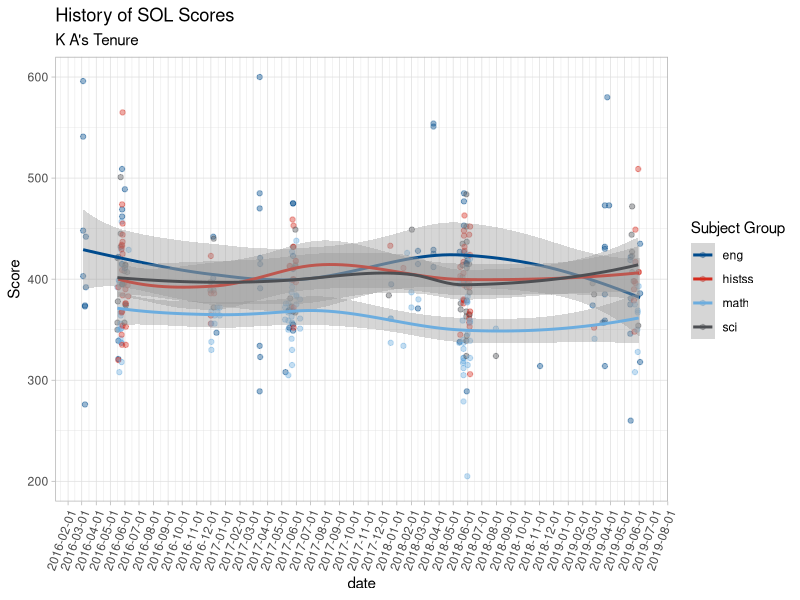
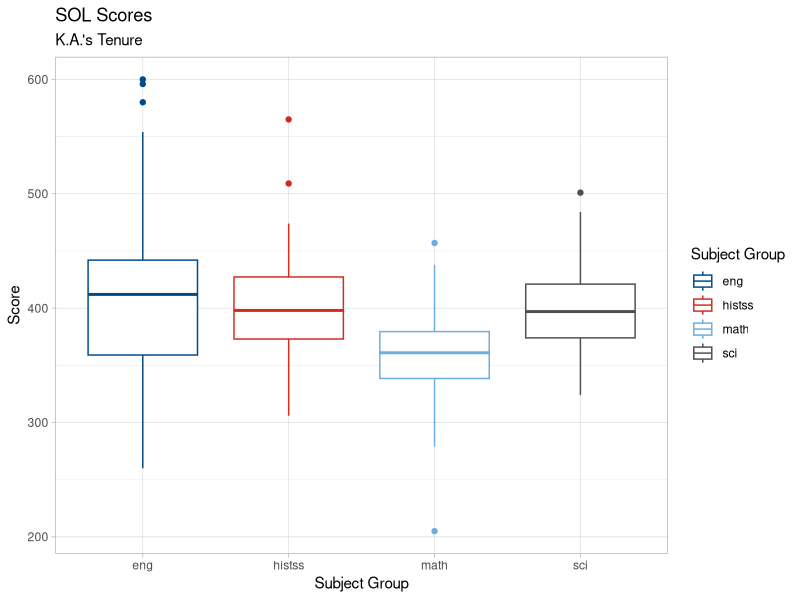
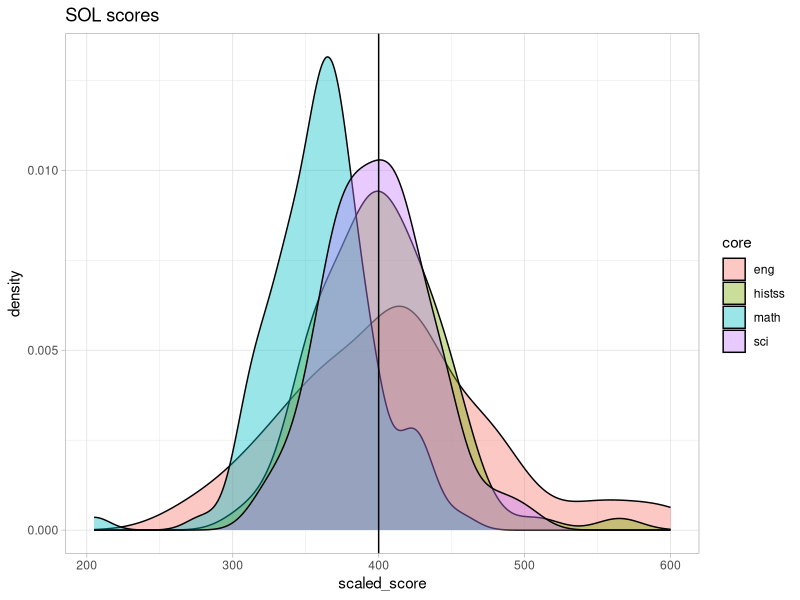
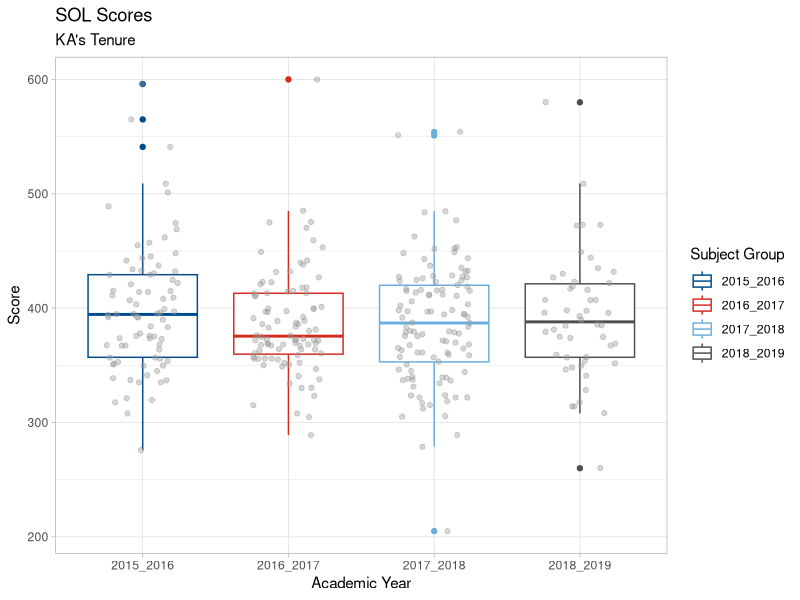
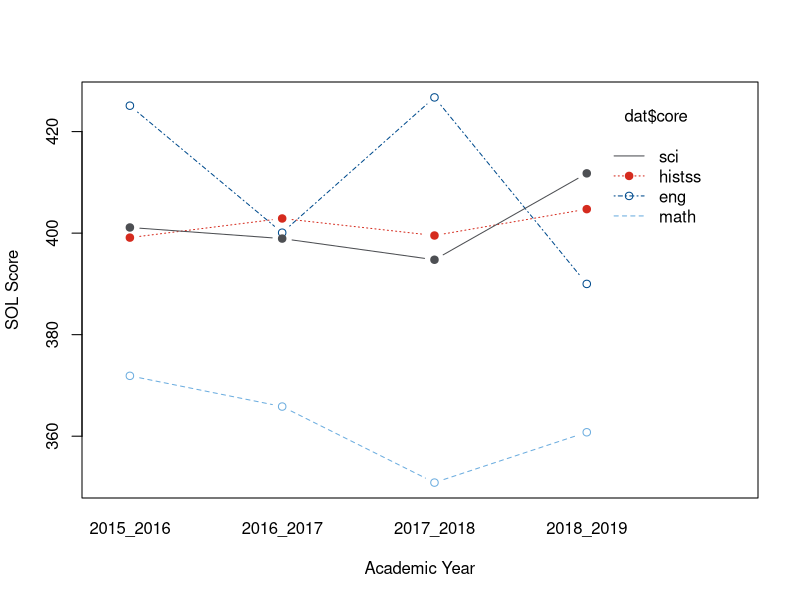

Recreate these plots in R, in order.
library(tidyverse)
library(readxl)
library(dplyr)
library(tibble)
library(ggplot2)
library(lubridate)
library(reshape2)
library(forcats)

inova<-c("#004b8d", "#d52b1e", "#6caddf", "#4d4f53", "#a5a5a9")
pal_inova <- function(palette = c("inova"), alpha = 1) {
    palette <- match.arg(palette)
    if (alpha > 1L | alpha <= 0L) stop("alpha must be in (0, 1]")
        raw_cols <- inova
        raw_cols_rgb <- col2rgb(raw_cols)
        alpha_cols <- rgb(
            raw_cols_rgb[1L, ], raw_cols_rgb[2L, ], raw_cols_rgb[3L, ],
            alpha = alpha * 255L, names = names(raw_cols),
            maxColorValue = 255L
        )
        scales::manual_pal(unname(alpha_cols))
        }
#' Scale Colors as inova healthsystems
#'
#' @export scale_color_inova
scale_color_inova <- function(palette = c("inova"), alpha = 1, ...) {
    palette <- match.arg(palette)
    ggplot2::discrete_scale("colour", "inova", pal_inova(palette, alpha), ...)
}
scale_colour_inova<-scale_color_inova



dat<-tribble(
~admin,~test,~core,~scaled_score,~date,
"2015_2016", "EOC Writing ", "eng", 403, "3/4/2016", 
"2015_2016", "EOC Writing ", "eng", 596, "3/4/2016", 
"2015_2016", "EOC Writing ", "eng", 541, "3/4/2016", 
"2015_2016", "EOC Writing ", "eng", 448, "3/4/2016", 
"2015_2016", "Gr 8 Writing", "eng", 373, "3/8/2016", 
"2015_2016", "Gr 8 Writing", "eng", 276, "3/8/2016", 
"2015_2016", "Gr 8 Writing", "eng", 374, "3/8/2016", 
"2015_2016", "EOC Writing ", "eng", 392, "3/10/2016", 
"2015_2016", "EOC Writing ", "eng", 442, "3/10/2016", 
"2015_2016", "Algebra I ", "math", 392, "5/16/2016", 
"2015_2016", "Gr 8 Science", "sci", 421, "5/16/2016", 
"2015_2016", "Gr 8 Science", "sci", 350, "5/16/2016", 
"2015_2016", "Gr 8 Science", "sci", 357, "5/16/2016", 
"2015_2016", "Biology ", "sci", 378, "5/17/2016", 
"2015_2016", "Gr 8 Reading ", "eng", 422, "5/18/2016", 
"2015_2016", "Gr 8 Reading ", "eng", 339, "5/18/2016", 
"2015_2016", "Gr 8 Reading ", "eng", 321, "5/18/2016", 
"2015_2016", "W Hist I ", "histss", 392, "5/18/2016", 
"2015_2016", "W Hist II ", "histss", 320, "5/18/2016", 
"2015_2016", "Algebra I ", "math", 399, "5/19/2016", 
"2015_2016", "Algebra I ", "math", 350, "5/19/2016", 
"2015_2016", "Gr 8 Math  CAT", "math", 397, "5/20/2016", 
"2015_2016", "Gr 8 Math  CAT", "math", 308, "5/20/2016", 
"2015_2016", "Algebra I ", "math", 364, "5/23/2016", 
"2015_2016", "Algebra I ", "math", 367, "5/23/2016", 
"2015_2016", "Algebra I ", "math", 351, "5/23/2016", 
"2015_2016", "Chemistry ", "sci", 501, "5/23/2016", 
"2015_2016", "Chemistry ", "sci", 445, "5/23/2016", 
"2015_2016", "Chemistry ", "sci", 432, "5/23/2016", 
"2015_2016", "PE Algebra I ", "math", 341, "5/23/2016", 
"2015_2016", "PE Algebra I ", "math", 356, "5/23/2016", 
"2015_2016", "Geometry ", "math", 351, "5/24/2016", 
"2015_2016", "Geometry ", "math", 368, "5/24/2016", 
"2015_2016", "Geometry ", "math", 337, "5/24/2016", 
"2015_2016", "Geometry ", "math", 429, "5/24/2016", 
"2015_2016", "Algebra II ", "math", 337, "5/25/2016", 
"2015_2016", "Algebra II ", "math", 318, "5/25/2016", 
"2015_2016", "Algebra II ", "math", 457, "5/25/2016", 
"2015_2016", "Algebra II ", "math", 415, "5/25/2016", 
"2015_2016", "W Hist I ", "histss", 430, "5/25/2016", 
"2015_2016", "W Hist I ", "histss", 434, "5/25/2016", 
"2015_2016", "W Hist I ", "histss", 367, "5/25/2016", 
"2015_2016", "W Hist I ", "histss", 345, "5/25/2016", 
"2015_2016", "EOC Reading ", "eng", 395, "5/26/2016", 
"2015_2016", "EOC Reading ", "eng", 415, "5/26/2016", 
"2015_2016", "EOC Reading ", "eng", 509, "5/26/2016", 
"2015_2016", "EOC Reading ", "eng", 469, "5/26/2016", 
"2015_2016", "EOC Reading ", "eng", 462, "5/26/2016", 
"2015_2016", "W Hist II ", "histss", 433, "5/26/2016", 
"2015_2016", "W Hist II ", "histss", 368, "5/26/2016", 
"2015_2016", "W Hist II ", "histss", 409, "5/26/2016", 
"2015_2016", "W Hist II ", "histss", 335, "5/26/2016", 
"2015_2016", "W Hist II ", "histss", 474, "5/26/2016", 
"2015_2016", "Biology ", "sci", 395, "5/27/2016", 
"2015_2016", "Biology ", "sci", 395, "5/27/2016", 
"2015_2016", "VA&US Hist ", "histss", 354, "5/27/2016", 
"2015_2016", "VA&US Hist ", "histss", 384, "5/27/2016", 
"2015_2016", "VA&US Hist ", "histss", 565, "5/27/2016", 
"2015_2016", "VA&US Hist ", "histss", 437, "5/27/2016", 
"2015_2016", "VA&US Hist ", "histss", 425, "5/27/2016", 
"2015_2016", "VA&US Hist ", "histss", 444, "5/27/2016", 
"2015_2016", "VA&US Hist ", "histss", 455, "5/27/2016", 
"2015_2016", "Earth Sci ", "sci", 408, "5/31/2016", 
"2015_2016", "Earth Sci ", "sci", 396, "5/31/2016", 
"2015_2016", "Earth Sci ", "sci", 357, "5/31/2016", 
"2015_2016", "EOC Reading ", "eng", 411, "6/1/2016", 
"2015_2016", "EOC Reading ", "eng", 489, "6/1/2016", 
"2015_2016", "Biology ", "sci", 414, "6/2/2016", 
"2015_2016", "Earth Sci ", "sci", 414, "6/2/2016", 
"2015_2016", "Earth Sci ", "sci", 375, "6/2/2016", 
"2015_2016", "VA&US Hist ", "histss", 376, "6/2/2016", 
"2015_2016", "VA&US Hist ", "histss", 390, "6/2/2016", 
"2015_2016", "Biology ", "sci", 374, "6/3/2016", 
"2015_2016", "W Hist II ", "histss", 353, "6/3/2016", 
"2015_2016", "W Hist II ", "histss", 376, "6/3/2016", 
"2015_2016", "W Hist II ", "histss", 335, "6/3/2016", 
"2015_2016", "Biology ", "sci", 407, "6/6/2016", 
"2015_2016", "W Hist II ", "histss", 394, "6/7/2016", 
"2015_2016", "W Hist I ", "histss", 383, "6/8/2016", 
"2015_2016", "Geometry ", "math", 429, "6/9/2016", 
"2016_2017", "Biology ", "sci", 389, "11/30/2016", 
"2016_2017", "Biology ", "sci", 397, "11/30/2016", 
"2016_2017", "VA&US Hist ", "histss", 356, "12/1/2016", 
"2016_2017", "VA&US Hist ", "histss", 364, "12/1/2016", 
"2016_2017", "W Hist II ", "histss", 423, "12/1/2016", 
"2016_2017", "W Hist II ", "histss", 386, "12/1/2016", 
"2016_2017", "Algebra I ", "math", 330, "12/2/2016", 
"2016_2017", "Algebra I ", "math", 368, "12/2/2016", 
"2016_2017", "Algebra I ", "math", 356, "12/2/2016", 
"2016_2017", "PE Algebra I ", "math", 338, "12/2/2016", 
"2016_2017", "EOC Writing", "eng", 401, "12/6/2016", 
"2016_2017", "EOC Writing", "eng", 442, "12/6/2016", 
"2016_2017", "Biology ", "sci", 389, "12/7/2016", 
"2016_2017", "Biology ", "sci", 372, "12/7/2016", 
"2016_2017", "Earth Sci ", "sci", 440, "12/7/2016", 
"2016_2017", "VA&US Hist ", "histss", 386, "12/8/2016", 
"2016_2017", "Algebra I ", "math", 356, "12/9/2016", 
"2016_2017", "PE Algebra I ", "math", 364, "12/9/2016", 
"2016_2017", "EOC Reading ", "eng", 347, "12/13/2016", 
"2016_2017", "Algebra I ", "math", 372, "12/15/2016", 
"2016_2017", "Algebra I ", "math", 368, "12/15/2016", 
"2016_2017", "Algebra I ", "math", 372, "12/20/2016", 
"2016_2017", "Algebra I ", "math", 364, "12/20/2016", 
"2016_2017", "EOC Writing", "eng", 485, "3/15/2017", 
"2016_2017", "EOC Writing", "eng", 334, "3/15/2017", 
"2016_2017", "EOC Writing", "eng", 289, "3/15/2017", 
"2016_2017", "EOC Writing", "eng", 470, "3/15/2017", 
"2016_2017", "EOC Writing", "eng", 600, "3/15/2017", 
"2016_2017", "EOC Writing", "eng", 391, "3/16/2017", 
"2016_2017", "EOC Writing", "eng", 415, "3/16/2017", 
"2016_2017", "EOC Writing", "eng", 323, "3/16/2017", 
"2016_2017", "EOC Writing", "eng", 421, "3/16/2017", 
"2016_2017", "Algebra I ", "math", 360, "5/8/2017", 
"2016_2017", "PE Algebra I ", "math", 372, "5/8/2017", 
"2016_2017", "Gr 8 Reading ", "eng", 308, "5/9/2017", 
"2016_2017", "PE Algebra I ", "math", 376, "5/10/2017", 
"2016_2017", "Algebra I ", "math", 369, "5/15/2017", 
"2016_2017", "Algebra I ", "math", 367, "5/15/2017", 
"2016_2017", "Algebra I ", "math", 376, "5/15/2017", 
"2016_2017", "Algebra I ", "math", 359, "5/15/2017", 
"2016_2017", "Algebra I ", "math", 350, "5/15/2017", 
"2016_2017", "VMAST Algebra I", "math", 305, "5/15/2017", 
"2016_2017", "VM EOC Reading", "eng", 369, "5/16/2017", 
"2016_2017", "Gr 8 Reading ", "eng", 352, "5/17/2017", 
"2016_2017", "W Hist II ", "histss", 413, "5/18/2017", 
"2016_2017", "W Hist II ", "histss", 413, "5/18/2017", 
"2016_2017", "Biology ", "sci", 381, "5/19/2017", 
"2016_2017", "Earth Sci ", "sci", 369, "5/19/2017", 
"2016_2017", "Geometry ", "math", 373, "5/19/2017", 
"2016_2017", "Algebra I ", "math", 341, "5/22/2017", 
"2016_2017", "Algebra I ", "math", 363, "5/22/2017", 
"2016_2017", "Algebra I ", "math", 387, "5/22/2017", 
"2016_2017", "Chemistry ", "sci", 373, "5/22/2017", 
"2016_2017", "Geometry ", "math", 357, "5/23/2017", 
"2016_2017", "Geometry ", "math", 356, "5/23/2017", 
"2016_2017", "Geometry ", "math", 315, "5/23/2017", 
"2016_2017", "Geometry ", "math", 392, "5/23/2017", 
"2016_2017", "Geometry ", "math", 330, "5/23/2017", 
"2016_2017", "Geometry ", "math", 427, "5/23/2017", 
"2016_2017", "Geometry ", "math", 397, "5/23/2017", 
"2016_2017", "Algebra II ", "math", 370, "5/24/2017", 
"2016_2017", "W Hist I ", "histss", 399, "5/24/2017", 
"2016_2017", "W Hist I ", "histss", 459, "5/24/2017", 
"2016_2017", "Biology ", "sci", 400, "5/25/2017", 
"2016_2017", "Biology ", "sci", 432, "5/25/2017", 
"2016_2017", "EOC Reading ", "eng", 423, "5/25/2017", 
"2016_2017", "EOC Reading ", "eng", 368, "5/25/2017", 
"2016_2017", "EOC Reading ", "eng", 355, "5/25/2017", 
"2016_2017", "EOC Reading ", "eng", 349, "5/25/2017", 
"2016_2017", "EOC Reading ", "eng", 410, "5/25/2017", 
"2016_2017", "EOC Reading ", "eng", 475, "5/25/2017", 
"2016_2017", "EOC Reading ", "eng", 475, "5/25/2017", 
"2016_2017", "VA&US Hist ", "histss", 352, "5/26/2017", 
"2016_2017", "VA&US Hist ", "histss", 372, "5/26/2017", 
"2016_2017", "VA&US Hist ", "histss", 400, "5/26/2017", 
"2016_2017", "VA&US Hist ", "histss", 411, "5/26/2017", 
"2016_2017", "VA&US Hist ", "histss", 432, "5/26/2017", 
"2016_2017", "VA&US Hist ", "histss", 453, "5/26/2017", 
"2016_2017", "Biology ", "sci", 413, "5/30/2017", 
"2016_2017", "Chemistry ", "sci", 414, "5/30/2017", 
"2016_2017", "Earth Sci ", "sci", 367, "5/30/2017", 
"2016_2017", "Earth Sci ", "sci", 449, "5/30/2017", 
"2016_2017", "VA&US Hist ", "histss", 418, "5/31/2017", 
"2016_2017", "VA&US Hist ", "histss", 397, "5/31/2017", 
"2016_2017", "W Hist I ", "histss", 418, "5/31/2017", 
"2016_2017", "Algebra I ", "math", 383, "6/1/2017", 
"2016_2017", "Geometry ", "math", 375, "6/1/2017", 
"2016_2017", "Geometry ", "math", 384, "6/1/2017", 
"2016_2017", "Geometry ", "math", 438, "6/1/2017", 
"2016_2017", "Algebra I ", "math", 351, "6/9/2017", 
"2016_2017", "Algebra II ", "math", 380, "6/9/2017", 
"2016_2017", "Geometry ", "math", 361, "6/9/2017", 
"2017_2018", "Earth Sci ", "sci", 384, "12/15/2017", 
"2017_2018", "W Hist I ", "histss", 433, "12/18/2017", 
"2017_2018", "Algebra I ", "math", 337, "12/19/2017", 
"2017_2018", "Algebra I ", "math", 361, "12/19/2017", 
"2017_2018", "Algebra I ", "math", 361, "12/19/2017", 
"2017_2018", "EOC Reading ", "eng", 395, "12/20/2017", 
"2017_2018", "Geometry ", "math", 334, "1/15/2018", 
"2017_2018", "W Hist II ", "histss", 411, "1/15/2018", 
"2017_2018", "Algebra II ", "math", 426, "1/23/2018", 
"2017_2018", "Algebra I ", "math", 372, "2/1/2018", 
"2017_2018", "Algebra I ", "math", 387, "2/1/2018", 
"2017_2018", "Chemistry ", "sci", 449, "2/2/2018", 
"2017_2018", "EOC Reading ", "eng", 371, "2/15/2018", 
"2017_2018", "EOC Reading ", "eng", 415, "2/15/2018", 
"2017_2018", "EOC Reading ", "eng", 428, "2/15/2018", 
"2017_2018", "Algebra I ", "math", 380, "2/16/2018", 
"2017_2018", "EOC Writing ", "eng", 554, "3/20/2018", 
"2017_2018", "EOC Writing ", "eng", 551, "3/20/2018", 
"2017_2018", "EOC Writing ", "eng", 412, "3/20/2018", 
"2017_2018", "EOC Writing ", "eng", 425, "3/20/2018", 
"2017_2018", "Gr 8 Writing", "eng", 429, "3/20/2018", 
"2017_2018", "Algebra I ", "math", 395, "5/14/2018", 
"2017_2018", "Geometry ", "math", 337, "5/14/2018", 
"2017_2018", "EOC Reading ", "eng", 338, "5/15/2018", 
"2017_2018", "EOC Reading ", "eng", 427, "5/15/2018", 
"2017_2018", "VA&US Hist ", "histss", 403, "5/16/2018", 
"2017_2018", "W Hist II ", "histss", 412, "5/16/2018", 
"2017_2018", "W Hist II ", "histss", 345, "5/16/2018", 
"2017_2018", "Biology ", "sci", 370, "5/17/2018", 
"2017_2018", "Biology ", "sci", 376, "5/17/2018", 
"2017_2018", "Algebra I ", "math", 397, "5/21/2018", 
"2017_2018", "Algebra I ", "math", 379, "5/21/2018", 
"2017_2018", "Algebra I ", "math", 359, "5/21/2018", 
"2017_2018", "Algebra I ", "math", 397, "5/21/2018", 
"2017_2018", "Chemistry ", "sci", 402, "5/21/2018", 
"2017_2018", "Chemistry ", "sci", 414, "5/21/2018", 
"2017_2018", "Chemistry ", "sci", 435, "5/21/2018", 
"2017_2018", "Algebra I ", "math", 317, "5/22/2018", 
"2017_2018", "Algebra II ", "math", 319, "5/23/2018", 
"2017_2018", "Algebra II ", "math", 337, "5/23/2018", 
"2017_2018", "Algebra II ", "math", 305, "5/23/2018", 
"2017_2018", "Algebra II ", "math", 331, "5/23/2018", 
"2017_2018", "Algebra II ", "math", 279, "5/23/2018", 
"2017_2018", "Algebra II ", "math", 312, "5/23/2018", 
"2017_2018", "Algebra II ", "math", 322, "5/23/2018", 
"2017_2018", "Algebra II ", "math", 322, "5/23/2018", 
"2017_2018", "Algebra II ", "math", 340, "5/23/2018", 
"2017_2018", "W Hist I ", "histss", 376, "5/23/2018", 
"2017_2018", "W Hist I ", "histss", 406, "5/23/2018", 
"2017_2018", "W Hist I ", "histss", 380, "5/23/2018", 
"2017_2018", "W Hist I ", "histss", 417, "5/23/2018", 
"2017_2018", "EOC Reading ", "eng", 485, "5/24/2018", 
"2017_2018", "EOC Reading ", "eng", 477, "5/24/2018", 
"2017_2018", "EOC Reading ", "eng", 453, "5/24/2018", 
"2017_2018", "EOC Reading ", "eng", 427, "5/24/2018", 
"2017_2018", "W Hist II ", "histss", 394, "5/24/2018", 
"2017_2018", "W Hist II ", "histss", 379, "5/24/2018", 
"2017_2018", "W Hist II ", "histss", 448, "5/24/2018", 
"2017_2018", "W Hist II ", "histss", 443, "5/24/2018", 
"2017_2018", "W Hist II ", "histss", 397, "5/24/2018", 
"2017_2018", "VA&US Hist ", "histss", 432, "5/25/2018", 
"2017_2018", "VA&US Hist ", "histss", 463, "5/25/2018", 
"2017_2018", "VA&US Hist ", "histss", 428, "5/25/2018", 
"2017_2018", "Biology ", "sci", 423, "5/29/2018", 
"2017_2018", "Biology ", "sci", 484, "5/29/2018", 
"2017_2018", "Biology ", "sci", 416, "5/29/2018", 
"2017_2018", "Biology ", "sci", 339, "5/29/2018", 
"2017_2018", "Biology ", "sci", 368, "5/29/2018", 
"2017_2018", "Biology ", "sci", 324, "5/29/2018", 
"2017_2018", "Biology ", "sci", 363, "5/29/2018", 
"2017_2018", "Biology ", "sci", 452, "5/29/2018", 
"2017_2018", "Earth Sci ", "sci", 392, "5/30/2018", 
"2017_2018", "Earth Sci ", "sci", 411, "5/30/2018", 
"2017_2018", "Earth Sci ", "sci", 416, "5/30/2018", 
"2017_2018", "Earth Sci ", "sci", 437, "5/30/2018", 
"2017_2018", "Earth Sci ", "sci", 344, "5/30/2018", 
"2017_2018", "Earth Sci ", "sci", 379, "5/30/2018", 
"2017_2018", "Gr 7 Reading CAT", "eng", 415, "5/30/2018", 
"2017_2018", "Gr 7 Reading CAT", "eng", 289, "5/30/2018", 
"2017_2018", "Gr 7 Math CAT", "math", 378, "5/31/2018", 
"2017_2018", "Gr 7 Math CAT", "math", 205, "5/31/2018", 
"2017_2018", "Gr 8 Math  CAT", "math", 377, "5/31/2018", 
"2017_2018", "EOC Reading ", "eng", 419, "6/1/2018", 
"2017_2018", "Geometry ", "math", 315, "6/1/2018", 
"2017_2018", "Geometry ", "math", 383, "6/1/2018", 
"2017_2018", "Geometry ", "math", 424, "6/1/2018", 
"2017_2018", "Geometry ", "math", 346, "6/1/2018", 
"2017_2018", "Gr 8 Read  CAT", "eng", 398, "6/1/2018", 
"2017_2018", "Gr 8 Science", "sci", 415, "6/4/2018", 
"2017_2018", "VA&US Hist ", "histss", 392, "6/4/2018", 
"2017_2018", "W Hist I ", "histss", 361, "6/4/2018", 
"2017_2018", "W Hist II ", "histss", 365, "6/4/2018", 
"2017_2018", "W Hist II ", "histss", 398, "6/4/2018", 
"2017_2018", "W Hist II ", "histss", 357, "6/4/2018", 
"2017_2018", "W Hist II ", "histss", 444, "6/4/2018", 
"2017_2018", "Biology ", "sci", 365, "6/5/2018", 
"2017_2018", "Earth Sci ", "sci", 387, "6/5/2018", 
"2017_2018", "W Hist II ", "histss", 353, "6/5/2018", 
"2017_2018", "Algebra I ", "math", 359, "6/6/2018", 
"2017_2018", "Algebra I ", "math", 339, "6/6/2018", 
"2017_2018", "Algebra I ", "math", 420, "6/6/2018", 
"2017_2018", "Algebra II ", "math", 322, "6/6/2018", 
"2017_2018", "Civics & Economics", "histss", 452, "6/6/2018", 
"2017_2018", "Geometry ", "math", 357, "6/6/2018", 
"2017_2018", "VA&US Hist ", "histss", 368, "6/6/2018", 
"2017_2018", "W Hist I ", "histss", 424, "6/6/2018", 
"2017_2018", "W Hist II ", "histss", 306, "6/6/2018", 
"2017_2018", "Biology ", "sci", 324, "7/31/2018", 
"2017_2018", "Geometry ", "math", 351, "7/31/2018", 
"2018_2019", "EOC Writing ", "eng", 314, "11/2/2018", 
"2018_2019", "Earth Sci ", "sci", 396, "2/22/2019", 
"2018_2019", "EOC Reading ", "eng", 374, "2/22/2019", 
"2018_2019", "Biology ", "sci", 385, "2/25/2019", 
"2018_2019", "W Hist II ", "histss", 352, "2/25/2019", 
"2018_2019", "Algebra I ", "math", 341, "2/26/2019", 
"2018_2019", "EOC Writing ", "eng", 357, "3/15/2019", 
"2018_2019", "EOC Writing ", "eng", 357, "3/19/2019", 
"2018_2019", "EOC Writing ", "eng", 432, "3/20/2019", 
"2018_2019", "EOC Writing ", "eng", 314, "3/20/2019", 
"2018_2019", "EOC Writing ", "eng", 359, "3/20/2019", 
"2018_2019", "EOC Writing ", "eng", 473, "3/20/2019", 
"2018_2019", "EOC Writing ", "eng", 430, "3/20/2019", 
"2018_2019", "Gr 8 Writing", "eng", 385, "3/20/2019", 
"2018_2019", "EOC Writing ", "eng", 580, "3/25/2019", 
"2018_2019", "EOC Writing ", "eng", 473, "3/29/2019", 
"2018_2019", "EOC Reading ", "eng", 375, "5/13/2019", 
"2018_2019", "EOC Reading ", "eng", 419, "5/13/2019", 
"2018_2019", "EOC Reading ", "eng", 346, "5/13/2019", 
"2018_2019", "Gr 6 Reading CAT", "eng", 260, "5/14/2019", 
"2018_2019", "Gr 7 Reading CAT", "eng", 422, "5/14/2019", 
"2018_2019", "Gr 8 Read  CAT", "eng", 381, "5/14/2019", 
"2018_2019", "Gr 8 Science", "sci", 444, "5/16/2019", 
"2018_2019", "Earth Sci ", "sci", 472, "5/17/2019", 
"2018_2019", "Earth Sci ", "sci", 407, "5/17/2019", 
"2018_2019", "Earth Sci ", "sci", 423, "5/17/2019", 
"2018_2019", "Earth Sci ", "sci", 427, "5/17/2019", 
"2018_2019", "Chemistry ", "sci", 398, "5/20/2019", 
"2018_2019", "W Hist II ", "histss", 379, "5/21/2019", 
"2018_2019", "W Hist II ", "histss", 390, "5/21/2019",
"2018_2019", "W Hist I ", "histss", 398, "5/22/2019", 
"2018_2019", "W Hist I ", "histss", 348, "5/22/2019", 
"2018_2019", "Gr 6 Math CAT", "math", 308, "5/23/2019", 
"2018_2019", "Gr 7 Math CAT", "math", 416, "5/23/2019", 
"2018_2019", "Gr 8 Math  CAT", "math", 375, "5/23/2019", 
"2018_2019", "VA&US Hist ", "histss", 417, "5/24/2019", 
"2018_2019", "VA&US Hist ", "histss", 396, "5/24/2019", 
"2018_2019", "VA&US Hist ", "histss", 449, "5/24/2019", 
"2018_2019", "Algebra I ", "math", 350, "5/28/2019", 
"2018_2019", "Algebra II ", "math", 367, "5/29/2019", 
"2018_2019", "Geometry ", "math", 328, "5/29/2019", 
"2018_2019", "Geometry ", "math", 369, "5/29/2019", 
"2018_2019", "Earth Sci ", "sci", 354, "5/30/2019", 
"2018_2019", "VA&US Hist ", "histss", 509, "5/30/2019", 
"2018_2019", "Civics & Economics", "histss", 407, "5/31/2019", 
"2018_2019", "Civics & Economics", "histss", 407, "5/31/2019", 
"2018_2019", "Geometry ", "math", 393, "5/31/2019", 
"2018_2019", "EOC Reading ", "eng", 386, "6/3/2019", 
"2018_2019", "Gr 7 Reading CAT", "eng", 318, "6/3/2019", 
"2018_2019", "Gr 8 Read  CAT", "eng", 435, "6/3/2019")  %>% 
mutate(date = mdy(date))   %>% 
mutate(core = factor(core))  %>% 
mutate(admin = factor(admin))



# dat
dat  %>% 
  count(core)
psych::describeBy(dat, group = dat$core)


dat  %>% 
ggplot(aes(x = date, y = scaled_score, color = core))  + 
# geom_jitter(alpha = 0.4, width = 0.25, height = 0.25)  +
geom_point(alpha = 0.4)+
geom_smooth() +
scale_color_inova() + 
theme_light() +
labs(title= "History of SOL Scores", 
     subtitle = "K A's Tenure",
     y = "Score", 
     x = "date", 
     color = "Subject Group"
    ) + 
scale_y_continuous(limits = c(200, 600)) +
scale_x_date(date_breaks = "1 month") +
theme(axis.text.x = element_text(angle = 70, hjust = 1))

dat  %>% 
ggplot(aes(x = core, y = scaled_score, color = core))  + 
geom_boxplot() +
scale_color_inova() + 
theme_light() +
labs(title= "SOL Scores", 
     subtitle = "K.A.'s Tenure",
     y = "Score", 
     x = "Subject Group", 
     color = "Subject Group"
    ) 


# library(ggridges)
# library(ggjoy)

anova(lm(scaled_score ~ core, data = dat))
car::leveneTest(scaled_score ~ core, data = dat)
# need heteroskedasticity-robust standard errors here.

dat  %>% 
ggplot(aes(x = scaled_score, fill = core)) + 
geom_density(alpha = 0.4)+ 
# scale_fill_inova() + 
theme_light() + 
labs(title = "SOL scores") + 
geom_vline(xintercept = 400)


dat  %>% 
ggplot(aes(x = admin, y = scaled_score, color = admin))  + 
geom_boxplot() +
scale_color_inova() + 
geom_jitter(alpha = 0.4, width = 0.25, color = "#999999") +
theme_light() +
labs(title= "SOL Scores", 
     subtitle = "KA's Tenure",
     y = "Score", 
     x = "Academic Year", 
     color = "Subject Group"
    ) 
    
dat   %>% 
    lm(scaled_score ~ admin*core, data = .)  %>% 
    summary()   
    
library(MASS)
dat   %>% 
# heteroskedasticity-robust because of 2015-2016 SY
rlm(scaled_score ~ admin*core, data = ., psi = psi.bisquare)  %>% 
summary()

# Two way anova interaction. 
# inova ANOVA!
interaction.plot(x.factor = dat$admin, trace.factor = dat$core, 
                 response = dat$scaled_score, fun = mean, 
                 type = "b", legend = TRUE, 
                 xlab = "Academic Year", ylab="SOL Score", 
                 pch=c(1,19), 
                 col = c("#004b8d", "#d52b1e", "#6caddf", "#4d4f53"))
    
# dummy variables generated for your own individual use:
dat   %>% 
mutate(yearfirst = if_else(admin == "2015_2016", 1, 0))  %>% 
mutate(yearsecond = if_else(admin == "2016_2017", 1, 0))  %>% 
mutate(yearthird = if_else(admin == "2017_2018", 1, 0))  %>% 
mutate(yearfourth = if_else(admin == "2018_2019", 1, 0))  %>% 
mutate(mathematics = if_else(core == "math", 1,0))  %>% 
mutate(english = if_else(core =="eng",1,0))  %>% 
mutate(science = if_else(core =="sci", 1,0))  %>% 
mutate(history = if_else(core == "histss", 1,0))  %>% 
rlm(scaled_score ~ yearsecond + yearthird + yearfourth + mathematics + english + science + 
    yearsecond*mathematics + yearsecond*english + yearsecond*science + 
    yearthird*mathematics + yearthird*english + yearthird*science + 
    yearfourth*mathematics + yearfourth*english + yearfourth*science, 
    data = ., psi = psi.bisquare)  %>% 
summary()
